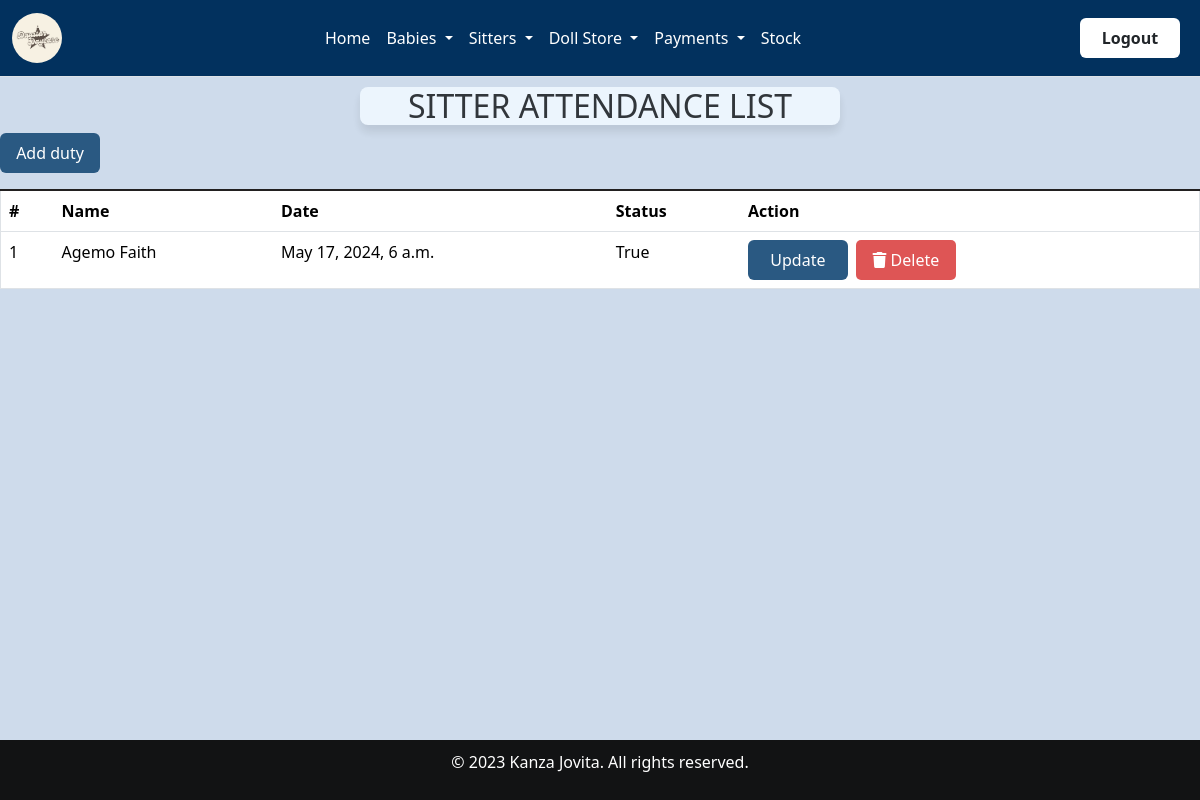
The page /onduty/ (signed in) on the database as committed earlier.
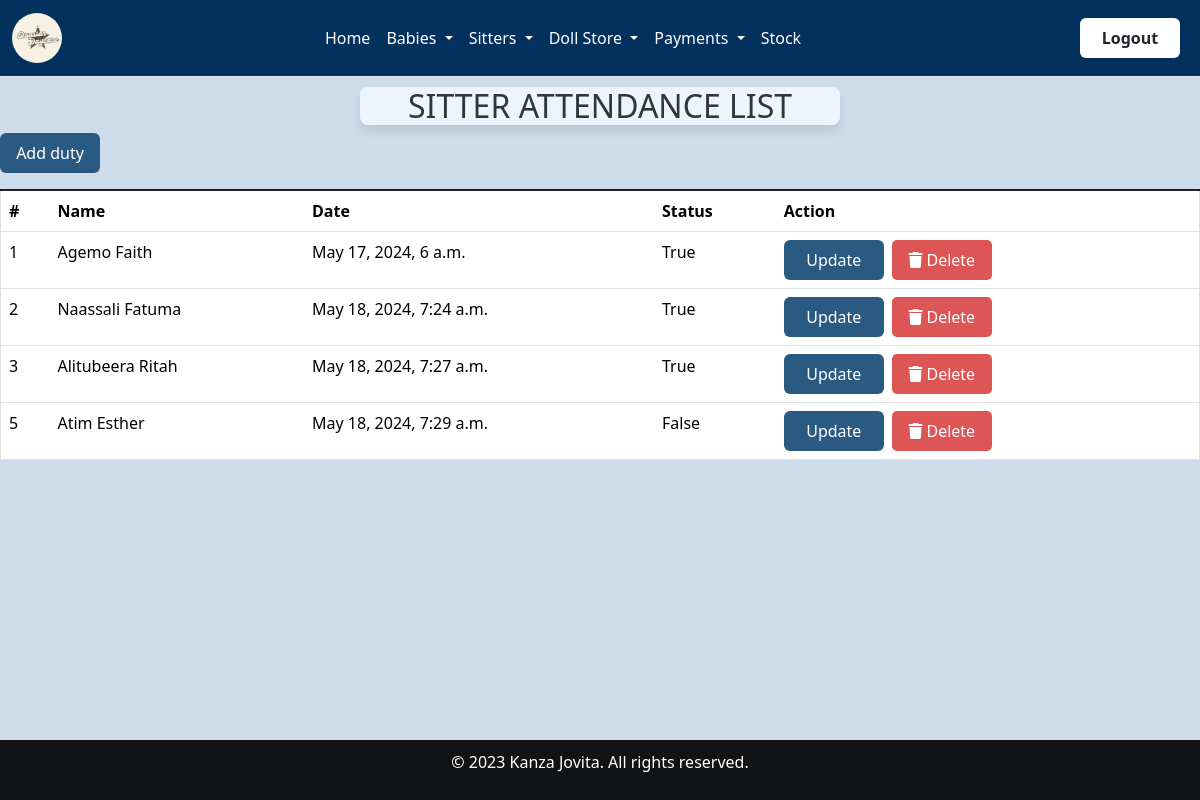
The same page on the database as committed later.
### home/models.py (models this page shows, shortened)
class Sitter_arrival(models.Model):
    sitter_name=models.ForeignKey(Sitterreg, on_delete=models.CASCADE)
    date_of_arrival=models.DateTimeField()
    Attendancestatus = models.BooleanField(default=False)
    babies = models.ManyToManyField(Babyreg)
    created_at = models.DateTimeField(auto_now_add=True,null=True)

class Sitterreg(models.Model):
    Sitter_name = models.CharField(max_length=30, null=False,blank=False,validators=[validate_letters])
    Sitter_number = models.CharField(max_length=30, null=False, blank=False,validators=[validate_numbers])
    Date_of_birth = models.DateField(null=True, blank=False,)
    Contact = models.CharField(max_length=30,null=False,blank=False)
    date = models.DateTimeField()
    Location_choices = [('Kabalagala', 'Kabalagala'),]
    Location = models.CharField(choices=Location_choices, max_length=100)
    Gender =  models.CharField(choices=[('Male', 'Male'),('Female', 'Female')], max_length=100)
    Level_of_education = models.CharField(choices=[('Degree','Degree'),('Diploma','Diploma'),('Certificate','Certificate')],max_length=200,default=0)
    Next_of_kin = models.CharField(max_length=30, null=False,blank=False)
    NIN = models.CharField(max_length=30, null=False,blank=False,validators=[validate_NIN_length])
    Recommenders_name = models.CharField(max_length=30, null=False,blank=False)
    Religion = models.CharField(choices=[('Anglican', 'Anglican'),('Catholic', 'Catholic'),('Pentecostal','Pentecostal'),('Muslim','Muslim'),('Other','Other')], max_length=100)
    created_at = models.DateTimeField(auto_now_add=True,null=True)
    def __str__(self):
        return str(self.Sitter_name)

### home/views.py (the view)
# urls.py: path('onduty/', views.onduty, name='onduty'),
@login_required
def onduty(request):
    onduty = Sitter_arrival.objects.all()  # Retrieving all sitter arrival objects
    return render(request, 'onduty.html', {'onduty': onduty})  # Rendering the on duty template with sitter arrival data

### home/templates/onduty.html (shortened to what this page needs)
{% extends 'base.html' %}
{% load static %}
{% block content %}
<div class="card-header">
    <h2>SITTER ATTENDANCE LIST</h2>
</div>
<a href="/addonduty" class="btn btn-primary mb-3">Add duty </a>
<div class="table-responsive">
    <table class="table table-bordered"  style="border-top: 2px solid rgb(34,32,32);">
        <thead class="table-white">
            <tr>
                <th scope="col">#</th>
                <th scope="col">Name</th>
                <th scope="col">Date</th>
                <th scope="col">Status</th>
                <th scope=>Action</th>
            </tr>
        </thead>
        <tbody>
            {% for sitter in onduty  %}
            <tr>
                <td>{{ sitter.id }}</td>
                <td>{{ sitter.sitter_name}}</td>
                <td>{{ sitter.date_of_arrival }}</td>
                <td>{{ sitter.Attendancestatus}}</td>
                <td class="btn-container">
                    <a href="{% url 'editonduty' id=sitter.id %}"  class="btn btn-primary ">Update</a>
                    <form action="{% url 'delete_onduty' id=sitter.id %}" method="POST" onsubmit="return confirm('Delete')">
                        <button class="del_btn btn" type="submit"><i class="fas fa-trash"></i>Delete</button>
                    </form>
                </td>
            </tr>
            {% endfor %}
        </tbody>
    </table>
</div>
{% endblock %}

Rows that differ between the two databases and show on the page:
added Sitter_arrival: id "2", sitter_name "Naassali Fatuma", date_of_arrival "May 18, 2024, 7:24 a.m.", Attendancestatus "True"
added Sitter_arrival: id "3", sitter_name "Alitubeera Ritah", date_of_arrival "May 18, 2024, 7:27 a.m.", Attendancestatus "True"
added Sitter_arrival: id "5", sitter_name "Atim Esther", date_of_arrival "May 18, 2024, 7:29 a.m.", Attendancestatus "False"
